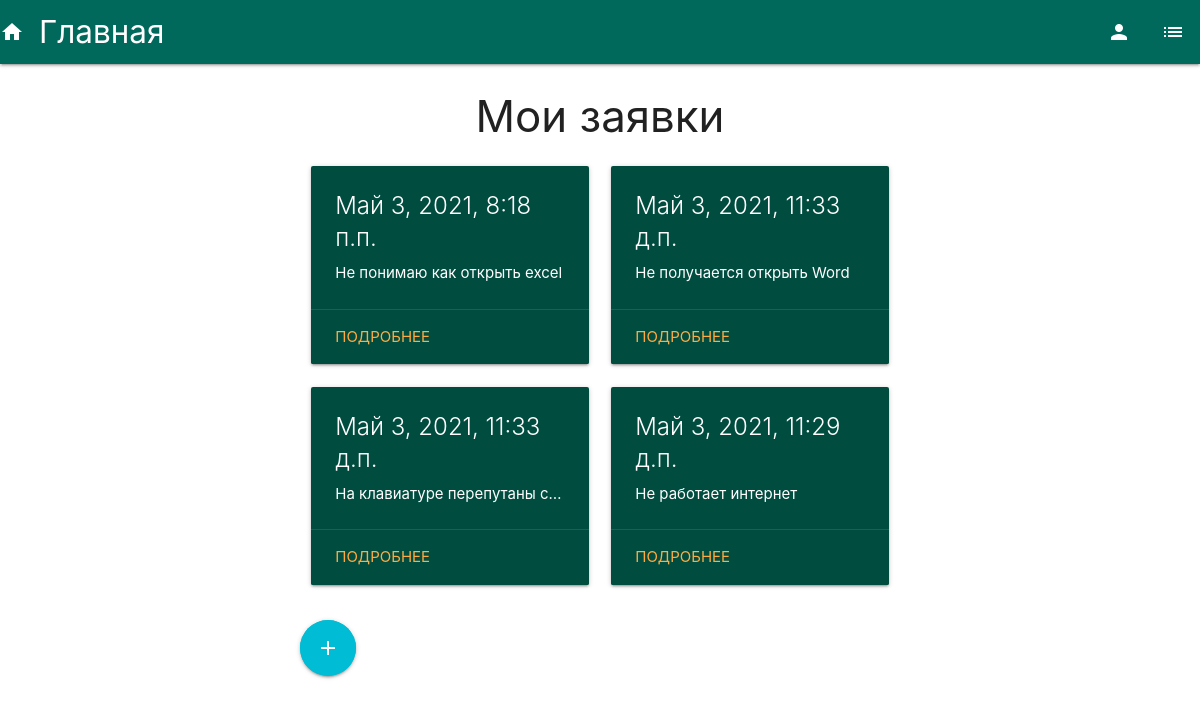
Screenshot of /user/ (signed in) with the database file from the repository.
### tp/apps/requ/models.py (models this page shows, shortened)
class Request(models.Model):
    text = models.TextField('Текст заявки')
    is_solved = models.BooleanField('Проблема решена')
    author = models.ForeignKey(User, on_delete=models.CASCADE, related_name='author')
    solver = models.ForeignKey(User, on_delete=models.CASCADE, related_name='solver', blank=True, null=True)
    pub_date = models.DateTimeField('дата публикации')
    class Meta:
        verbose_name = 'Заявка'
        verbose_name_plural = 'Заявки'

### tp/apps/requ/views.py (the view)
# urls.py: path('user/', views.user, name='user'),
def user(request):
    reqs = Request.objects.order_by('-pub_date').filter(author=request.user)
    if request.user.groups.filter(name='user').exists() or request.user.is_superuser:
        return render(request, 'requ/user.html', {'reqs': reqs})
    else:
        return HttpResponse('Недостаточно прав')

### tp/templates/requ/user.html (shortened to what this page needs)
{% extends 'base.html' %}
{% block content %}
    {% if reqs %}
        <h3 class="center-align">Мои заявки</h3>
        <div class="row">
            {% for a in reqs %}
                <div class="col s12 m6">
                    <div class="card teal darken-4 hoverable">
                        <div class="card-content white-text">
                            <span class="card-title">{{ a.pub_date }}</span>
                            <p class="truncate">{{ a.text }}</p>
                        </div>
                        <div class="card-action">
                            <a href="{% url 'requ:detail' a.id %}">Подробнее</a>
                        </div>
                    </div>
                </div>
            {% endfor %}
        </div>
    {% endif %}
    <a href="{% url "requ:new_request" %}" class="btn-floating btn-large cyan pulse right-aligned">
        <i class="material-icons">add</i></a>
{% endblock %}

### tp/templates/base.html (shortened to what this page needs)
{% load static %}
<!DOCTYPE html>
<html lang="ru">
<head>
    <link rel="stylesheet" href="https://cdnjs.cloudflare.com/ajax/libs/materialize/1.0.0/css/materialize.min.css">
</head>
<body>
<nav>
    <div class="nav-wrapper teal darken-3">
        <a href="{% url "requ:index" %}" class="brand-logo"><i class="material-icons">home</i>Главная</a>
        <ul class="right hide-on-med-and-down">
            <li><a href="{% url "requ:profile" %}"><i class="material-icons">person</i></a></li>
            <li><a href="{% url "requ:back" %}"><i class="material-icons">list</i></a></li>
        </ul>
    </div>
</nav>
<main>
    {% block content %}{% endblock %}
</main>
</body>
</html>

### tp/templates/base.html (style rules this page uses)
@media (min-width: 1200px) { main { margin: 0 300px; } }

### rows the page displays
Request: pub_date "Май 3, 2021, 8:18 п.п.", text "Не понимаю как открыть excel"
Request: pub_date "Май 3, 2021, 11:33 д.п.", text "Не получается открыть Word"
Request: pub_date "Май 3, 2021, 11:33 д.п.", text "На клавиатуре перепутаны с…"
Request: pub_date "Май 3, 2021, 11:29 д.п.", text "Не работает интернет"
